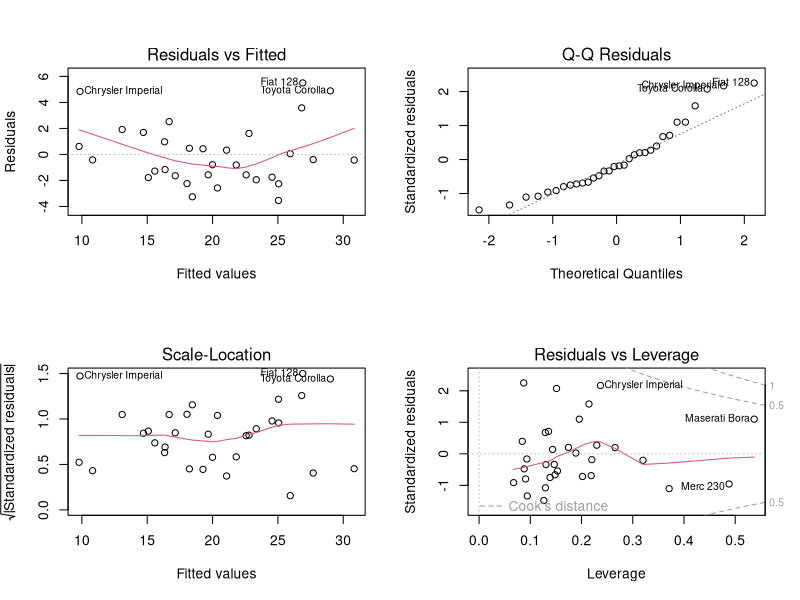

Reproduce this figure in R.
## ---- chunk 1
library(dplyr, warn.conflicts = F)
## ---- chunk 2
data("mtcars")
df = mtcars
str(df) # or use glimpse(df)
## ---- chunk 3
df1 <- select(df,-c(cyl,vs,am,gear,carb))
## ---- chunk 4
mlr1 <-lm(mpg~.,data = df1)
summary(mlr1)
## ---- chunk 5
par(mfrow=c(2,2))
plot(mlr1)
## ---- chunk 6
dev.off() # to reset grephic parameter to default
## ---- chunk 7
lmtest::bptest(mlr1)  # Breusch-Pagan test
car::ncvTest(mlr1)    #NCV Test
## ---- chunk 8
car::vif(mlr1)
## ---- chunk 9
mlr2 <-update(mlr1,~.-qsec-disp)
summary(mlr2)
## ---- chunk 10
mlr3 <- update(mlr2,~.-drat)
summary(mlr3)
